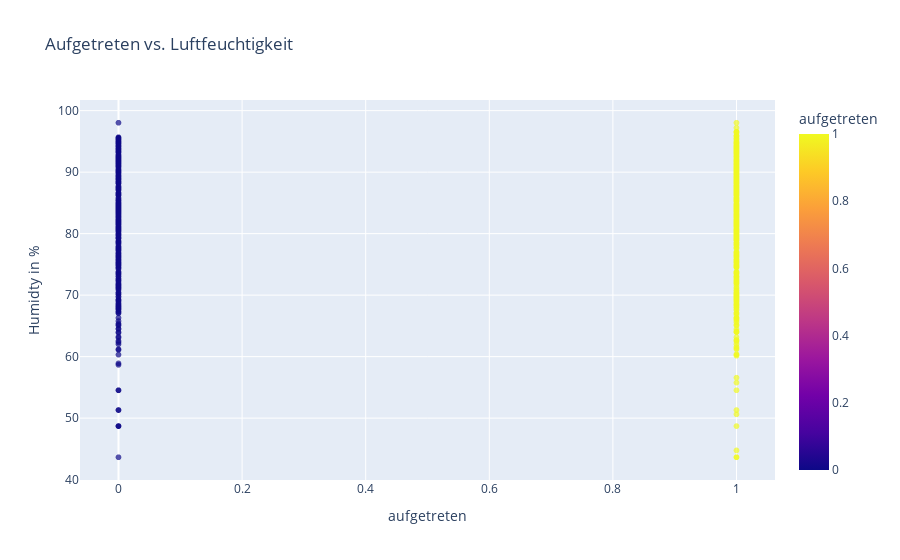

Source (notebook cell):
### Code cell
fig = px.scatter(df_me_heatpumps, x='aufgetreten', y='relative_humidity_%', 
                 color='aufgetreten',
                 size_max=10,
                 opacity=0.7, 
                 labels={'Aufgetreten': '0 or 1', 'relative_humidity_%': 'Humidty in %'}, title='Aufgetreten vs. Luftfeuchtigkeit')
fig.show()

### Figure 1 — Plotly figure (JSON) as saved in the notebook; plotly's stock layout.template omitted (floating-point values rounded to 4 significant figures; data arrays with more than 128 entries replaced by an {"elided": "..."} marker saying what was removed)
{"data": [{"hovertemplate": "aufgetreten=%{marker.color}<br>Humidty in %=%{y}<extra></extra>", "legendgroup": "", "marker": {"color": {"elided": "1422 int values"}, "coloraxis": "coloraxis", "opacity": 0.7, "symbol": "circle"}, "mode": "markers", "name": "", "showlegend": false, "type": "scattergl", "x": {"elided": "1422 int values"}, "xaxis": "x", "y": {"elided": "1422 float values"}, "yaxis": "y"}], "layout": {"coloraxis": {"colorbar": {"title": {"text": "aufgetreten"}}, "colorscale": [[0, "#0d0887"], [0.1111, "#46039f"], [0.2222, "#7201a8"], [0.3333, "#9c179e"], [0.4444, "#bd3786"], [0.5556, "#d8576b"], [0.6667, "#ed7953"], [0.7778, "#fb9f3a"], [0.8889, "#fdca26"], [1, "#f0f921"]]}, "legend": {"tracegroupgap": 0}, "title": {"text": "Aufgetreten vs. Luftfeuchtigkeit"}, "xaxis": {"anchor": "y", "domain": [0, 1], "title": {"text": "aufgetreten"}}, "yaxis": {"anchor": "x", "domain": [0, 1], "title": {"text": "Humidty in %"}}}}
